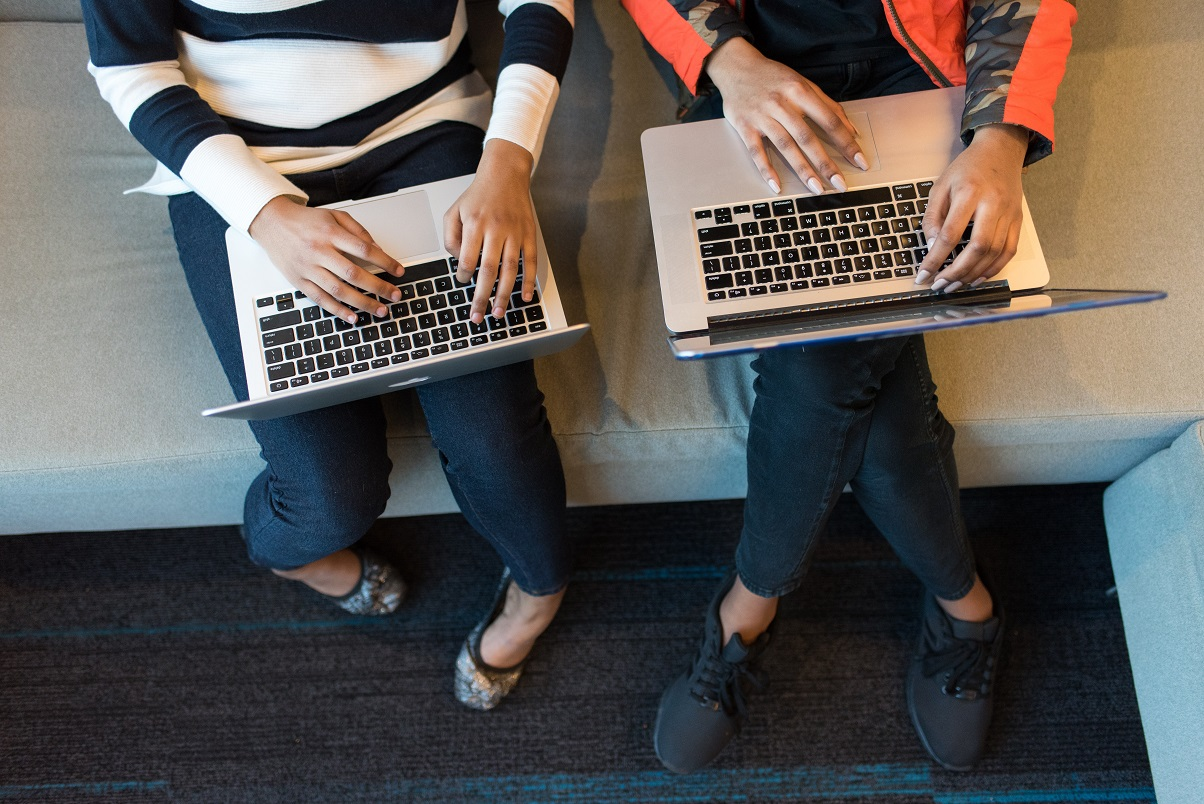
#> input picture operations_on_images/laptops.jpg, 1204 x 804 px
$ python generate_mirror_image.py
#> lines starting #> are read from the running program, lines starting #| are printed output that depends on the picture
"""Generate Mirror Image — Flip an image horizontally using Pillow.

Difficulty: 🟢 Easy
Topics: PIL/Pillow, ImageOps.mirror(), horizontal flip
Requires: pip install Pillow

Author: @rampal-punia
"""

from pathlib import Path
from PIL import Image, ImageOps


def mirror_image(image_path: str | Path, output_path: str | Path | None = None) -> Path:
    """Create a horizontally mirrored version of an image.

    Args:
        image_path: Path to the source image.
        output_path: Path for the output (auto-generated if None).

    Returns:
        Path to the mirrored image file.

    Raises:
        FileNotFoundError: If the source image doesn't exist.
    """
#> called with image_path = 'laptops.jpg'
    src = Path(image_path)
    if not src.is_file():
        raise FileNotFoundError(f"Image not found: {src}")

    image = Image.open(src)
#> image is the input picture: PIL image 1204x804 RGB; mean R, G, B 91.4, 87.6, 85.2
    mirrored = ImageOps.mirror(image)
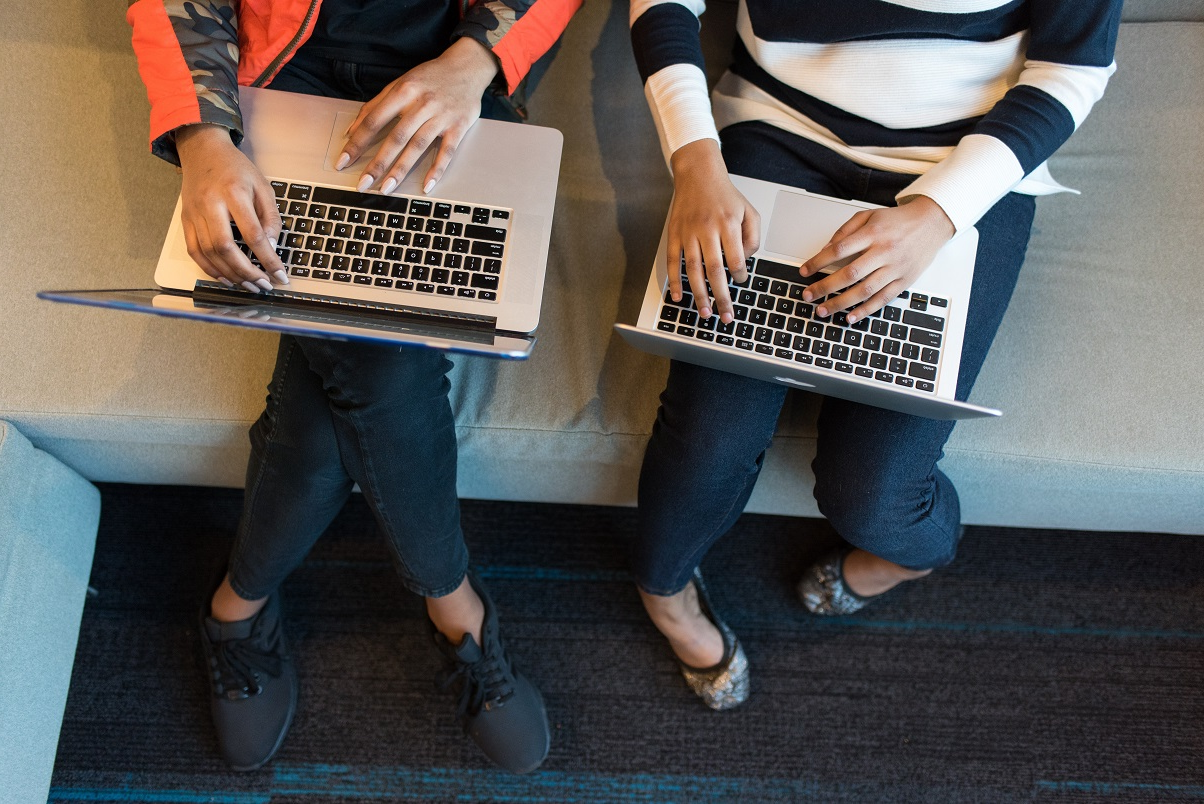
#> mirrored: PIL image 1204x804 RGB; mean R, G, B 91.4, 87.6, 85.2

    if output_path is None:
        output_path = src.with_stem(f"{src.stem}_mirrored")
    output_path = Path(output_path)
    mirrored.save(output_path)

    print(f"  ✅ Mirrored image saved: {output_path.name}")
    return output_path


if __name__ == "__main__":
    print("── Mirror Image Generation ──")
    try:
        mirror_image("laptops.jpg")
    except FileNotFoundError as e:
        print(f"  ⚠️ {e}")

# For more on Python follow: https://x.com/rs_punia_
